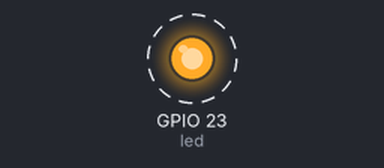
Bench run of a program on a simulated Raspberry Pi (BCM pin numbers). On the bench: output pins drawn as LEDs (lit = HIGH). Dashed ring = blinking. What the program prints to the terminal is not drawn. At 18.0 s the program stops and its outputs stay as they are.

Above: at 0.5 s.
Timing chart, 0 to 4.6 s (numbered marks = the images above):
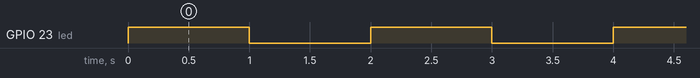

The program:

2_led_ctrl_io23.py
```python
import  RPi.GPIO as GPIO
import time

'''
hardware connect: GND->PIN7, Signal->PIN8, ref "_IO_" file
'''

print('setting')
GPIO.setmode(GPIO.BCM)
GPIO.setwarnings(False)

led = 23
GPIO.setup(led, GPIO.OUT)

print('Lopp start')
# Loop 10 times
for i in range(1, 10):
    GPIO.output(led, 1)
    time.sleep(1)
    GPIO.output(led, 0)
    time.sleep(1)

print('Loop over')
GPIO.cleanup()

print('close')
```

Measured:
- by itself, GPIO 23 (led): alternates HIGH for 1.0 s and LOW for 1.0 s, 18 changes in all, then stays LOW
